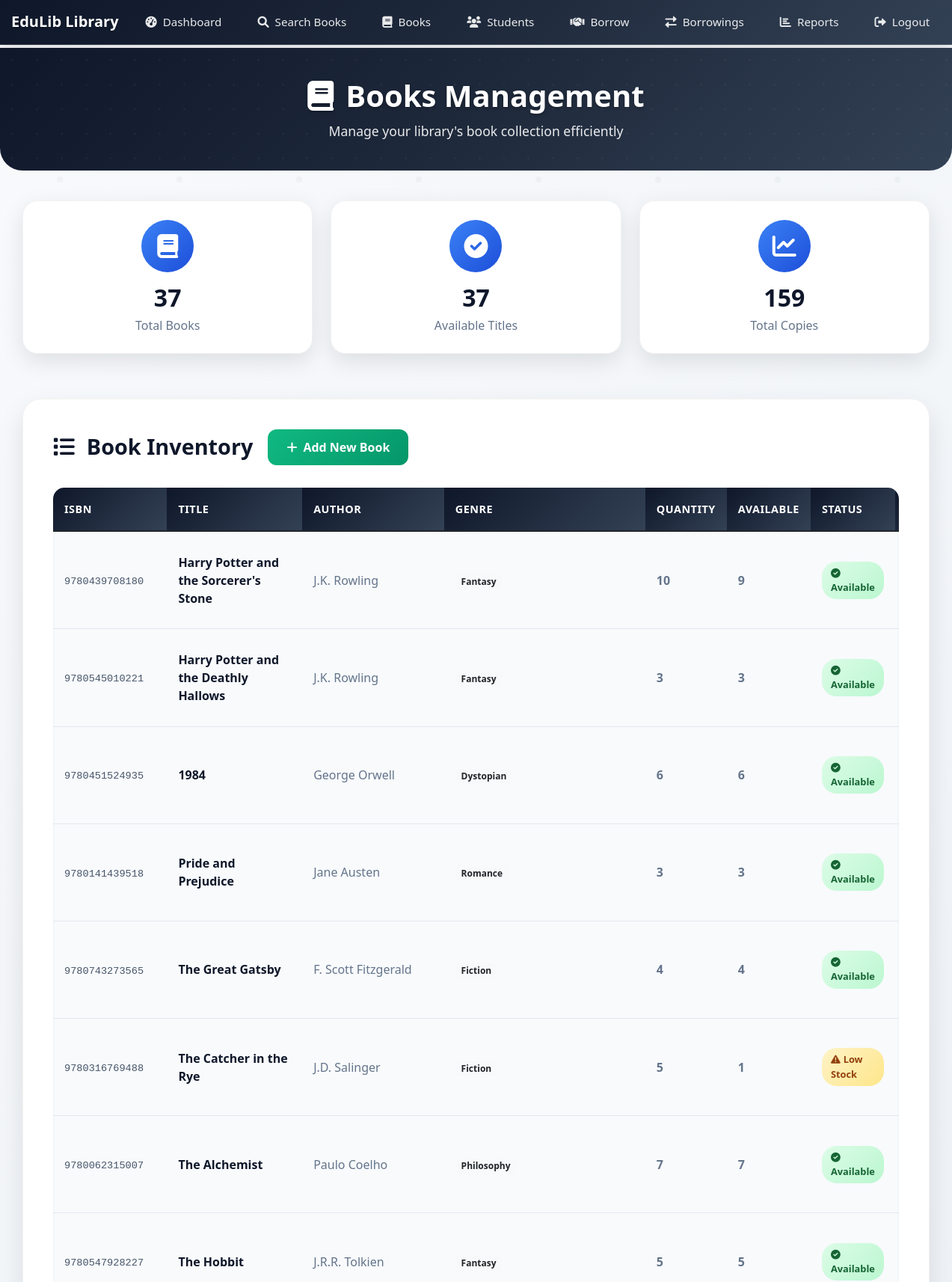
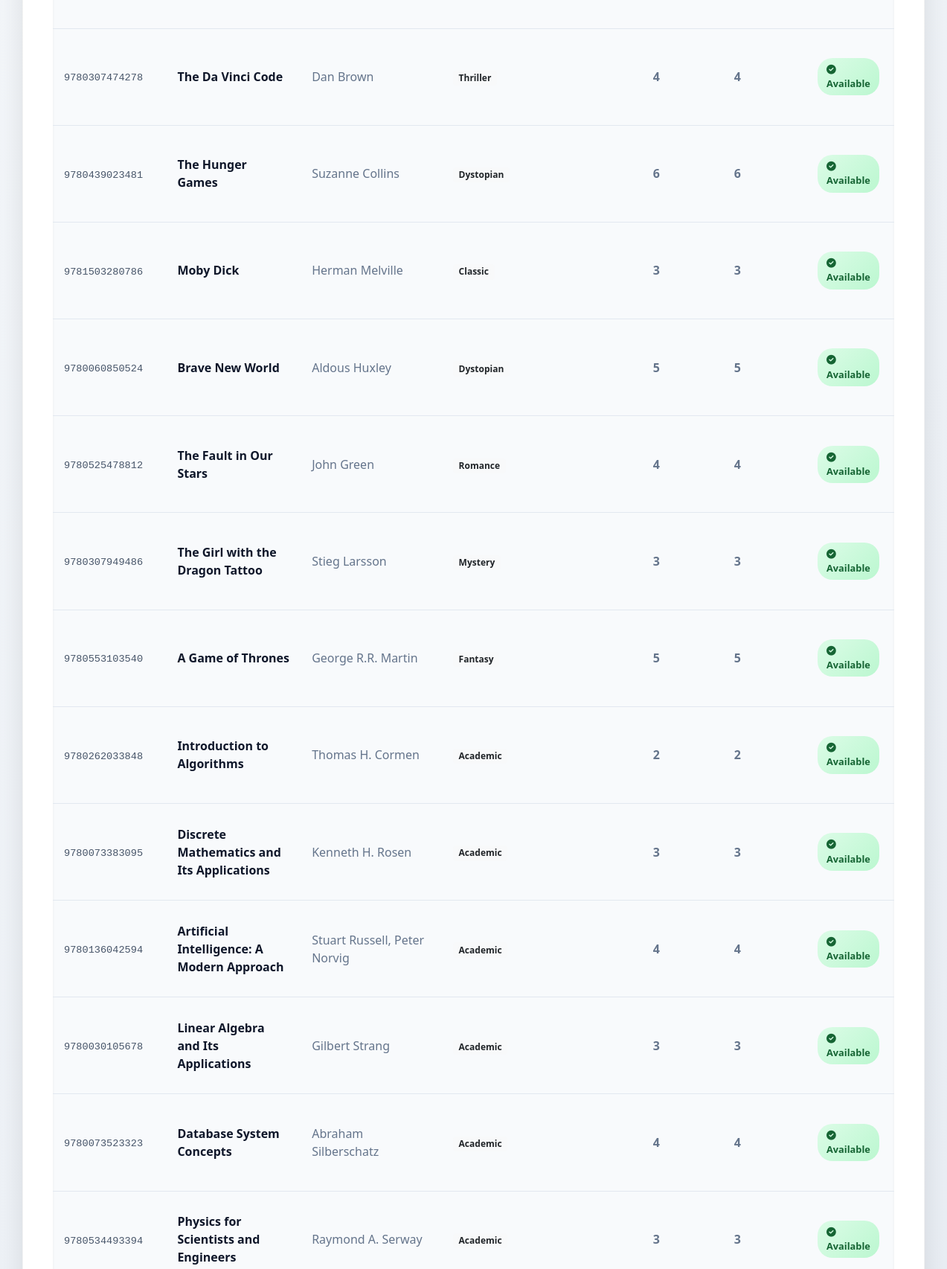
Page /books (signed in, upper part) on the committed database (2 pictures, top to bottom).
### app/models.py (models this page shows)
class Book(db.Model):
    id = db.Column(db.Integer, primary_key=True)
    isbn = db.Column(db.String(13), unique=True, nullable=False)
    title = db.Column(db.String(200), nullable=False)
    author = db.Column(db.String(100), nullable=False)
    genre = db.Column(db.String(50))
    quantity = db.Column(db.Integer, nullable=False, default=1)
    available_quantity = db.Column(db.Integer, nullable=False, default=1)
    borrowings = db.relationship('Borrowing', backref='book', lazy=True)

### app/routes.py (the view)
@bp.route('/books')
@admin_required
def books():
    books = Book.query.all()
    total_books = len(books)
    available_titles = sum(1 for book in books if book.available_quantity > 0)
    total_copies = sum(book.quantity for book in books)
    return render_template('books.html', books=books, total_books=total_books,
                         available_titles=available_titles, total_copies=total_copies)

### app/__init__.py (called while the page is built)
@login_manager.user_loader
def load_user(user_id):
    from .models import Student
    return Student.query.get(int(user_id))

### app/routes.py (called while the page is built)
def admin_required(f):
    @wraps(f)
    def decorated_function(*args, **kwargs):
        if not current_user.is_authenticated or not current_user.is_admin:
            flash('Access denied. This is for administrators only.')
            return redirect(url_for('main.dashboard'))
        return f(*args, **kwargs)
    return decorated_function

### app/templates/books.html (shortened to what this page needs)
{% extends "base.html" %}
{% block content %}
<div class="page-header">
    <div class="container">
        <div class="row">
            <div class="col-12 text-center">
                <h1><i class="fas fa-book me-3"></i>Books Management</h1>
                <p>Manage your library's book collection efficiently</p>
            </div>
        </div>
    </div>
</div>
<div class="container">
    <div class="stats-section">
        <div class="row">
            <div class="col-lg-4 col-md-6">
                <div class="stats-card">
                    <div class="icon-wrapper">
                        <i class="fas fa-book"></i>
                    </div>
                    <h3>{{ total_books }}</h3>
                    <p>Total Books</p>
                </div>
            </div>
            <div class="col-lg-4 col-md-6">
                <div class="stats-card">
                    <div class="icon-wrapper">
                        <i class="fas fa-check-circle"></i>
                    </div>
                    <h3>{{ available_titles }}</h3>
                    <p>Available Titles</p>
                </div>
            </div>
            <div class="col-lg-4 col-md-12">
                <div class="stats-card">
                    <div class="icon-wrapper">
                        <i class="fas fa-chart-line"></i>
                    </div>
                    <h3>{{ total_copies }}</h3>
                    <p>Total Copies</p>
                </div>
            </div>
        </div>
    </div>
    <div class="content-section">
        <div class="section-header">
            <h3><i class="fas fa-list me-3"></i>Book Inventory</h3>
            <a href="{{ url_for('main.add_book') }}" class="btn-add-book">
                <i class="fas fa-plus"></i>
                Add New Book
            </a>
        </div>
        {% if books %}
        <div class="books-table-container">
            <table class="table books-table">
                <thead>
                    <tr>
                        <th>ISBN</th>
                        <th>Title</th>
                        <th>Author</th>
                        <th>Genre</th>
                        <th>Quantity</th>
                        <th>Available</th>
                        <th>Status</th>
                        <th>Actions</th>
                    </tr>
                </thead>
                <tbody>
                    {% for book in books %}
                    <tr>
                        <td>
                            <code style="font-size: 0.85rem; color: #475569;">{{ book.isbn }}</code>
                        </td>
                        <td>
                            <div class="book-title-cell">{{ book.title }}</div>
                        </td>
                        <td>{{ book.author }}</td>
                        <td>
                            <span class="badge bg-light text-dark">{{ book.genre }}</span>
                        </td>
                        <td>
                            <strong>{{ book.quantity }}</strong>
                        </td>
                        <td>
                            <strong>{{ book.available_quantity }}</strong>
                        </td>
                        <td>
                            {% if book.available_quantity == 0 %}
                                <span class="status-badge status-unavailable">
                                    <i class="fas fa-times-circle me-1"></i>Unavailable
                                </span>
                            {% elif book.available_quantity < book.quantity * 0.3 %}
                                <span class="status-badge status-low">
                                    <i class="fas fa-exclamation-triangle me-1"></i>Low Stock
                                </span>
                            {% else %}
                                <span class="status-badge status-available">
                                    <i class="fas fa-check-circle me-1"></i>Available
                                </span>
                            {% endif %}
                        </td>
                        <td>
                        </td>
                    </tr>
                    {% endfor %}
                </tbody>
            </table>
        </div>
        {% endif %}
    </div>
</div>
{% endblock %}

### app/templates/base.html (style rules this page uses)
body { font-family: 'Segoe UI', Tahoma, Geneva, Verdana, sans-serif; background: linear-gradient(135deg, #f8fafc 0%, #e2e8f0 100%); min-height: 100vh; position: relative; }
body::before { content: ''; position: fixed; top: 0; left: 0; width: 100%; height: 100%; pointer-events: none; z-index: -1; }
.container { max-width: 100%; padding-left: 15px; padding-right: 15px; }

### app/templates/books.html (style rules this page uses)
.page-header { background: linear-gradient(135deg, #0f172a 0%, #1e293b 50%, #334155 100%); color: white; padding: 40px 0; margin: -20px -15px 40px -15px; border-radius: 0 0 30px 30px; position: relative; overflow: hidden; }
.page-header::before { content: ''; position: absolute; top: 0; left: 0; right: 0; bottom: 0; pointer-events: none; }
.page-header h1 { font-size: 2.5rem; font-weight: 700; margin-bottom: 10px; text-shadow: 0 2px 4px rgba(0,0,0,0.3); }
.page-header p { font-size: 1.1rem; opacity: 0.9; margin-bottom: 0; }
.stats-section { margin-bottom: 40px; }
.stats-card { background: white; border-radius: 20px; padding: 25px; text-align: center; box-shadow: 0 10px 30px rgba(0,0,0,0.1); border: 1px solid rgba(0,0,0,0.05); transition: all 0.3s ease; margin-bottom: 20px; }
.stats-card .icon-wrapper { width: 70px; height: 70px; border-radius: 50%; display: flex; align-items: center; justify-content: center; margin: 0 auto 15px; font-size: 2rem; }
.stats-card:nth-child(1) .icon-wrapper { background: linear-gradient(135deg, #3b82f6, #1d4ed8); color: white; }
.stats-card h3 { font-size: 2rem; font-weight: 700; color: #0f172a; margin-bottom: 5px; }
.stats-card p { color: #64748b; font-weight: 500; margin-bottom: 0; }
.content-section { background: white; border-radius: 25px; padding: 40px; box-shadow: 0 15px 35px rgba(0,0,0,0.1); border: 1px solid rgba(0,0,0,0.05); margin-bottom: 40px; }
.section-header { display: flex; justify-content: between; align-items: center; margin-bottom: 30px; flex-wrap: wrap; gap: 20px; }
.section-header h3 { color: #0f172a; font-weight: 700; font-size: 1.8rem; margin-bottom: 0; }
.btn-add-book { background: linear-gradient(135deg, #10b981, #059669); border: none; color: white; padding: 12px 25px; border-radius: 12px; font-weight: 600; text-decoration: none; transition: all 0.3s ease; display: inline-flex; align-items: center; gap: 8px; }
.books-table-container { background: #f8fafc; border-radius: 15px; overflow: hidden; box-shadow: inset 0 2px 4px rgba(0,0,0,0.05); }
.books-table { margin-bottom: 0; background: transparent; }
.books-table thead th { background: linear-gradient(135deg, #0f172a, #334155); color: white; border: none; padding: 18px 15px; font-weight: 600; font-size: 0.9rem; text-transform: uppercase; letter-spacing: 0.5px; }
.books-table tbody td { padding: 18px 15px; border-bottom: 1px solid #e2e8f0; color: #64748b; font-weight: 500; vertical-align: middle; }
.book-title-cell { color: #0f172a; font-weight: 600; max-width: 200px; }
.status-badge { padding: 6px 12px; border-radius: 20px; font-size: 0.8rem; font-weight: 600; display: inline-block; }
.status-available { background: linear-gradient(135deg, #dcfce7, #bbf7d0); color: #166534; }
.status-low { background: linear-gradient(135deg, #fef3c7, #fde68a); color: #92400e; }

### rows in the picture
Book: isbn "9780439708180", title "Harry Potter and the Sorcerer's Stone", author "J.K. Rowling", genre "Fantasy", quantity "10", available_quantity "9", shows "Available"
Book: isbn "9780545010221", title "Harry Potter and the Deathly Hallows", author "J.K. Rowling", genre "Fantasy", quantity "3", available_quantity "3", shows "Available"
Book: isbn "9780451524935", title "1984", author "George Orwell", genre "Dystopian", quantity "6", available_quantity "6", shows "Available"
Book: isbn "9780141439518", title "Pride and Prejudice", author "Jane Austen", genre "Romance", quantity "3", available_quantity "3", shows "Available"
Book: isbn "9780743273565", title "The Great Gatsby", author "F. Scott Fitzgerald", genre "Fiction", quantity "4", available_quantity "4", shows "Available"
Book: isbn "9780316769488", title "The Catcher in the Rye", author "J.D. Salinger", genre "Fiction", quantity "5", available_quantity "1", shows "Low Stock"
Book: isbn "9780062315007", title "The Alchemist", author "Paulo Coelho", genre "Philosophy", quantity "7", available_quantity "7", shows "Available"
Book: isbn "9780547928227", title "The Hobbit", author "J.R.R. Tolkien", genre "Fantasy", quantity "5", available_quantity "5", shows "Available"
Book: isbn "9780307474278", title "The Da Vinci Code", author "Dan Brown", genre "Thriller", quantity "4", available_quantity "4", shows "Available"
Book: isbn "9780439023481", title "The Hunger Games", author "Suzanne Collins", genre "Dystopian", quantity "6", available_quantity "6", shows "Available"
Book: isbn "9781503280786", title "Moby Dick", author "Herman Melville", genre "Classic", quantity "3", available_quantity "3", shows "Available"
Book: isbn "9780060850524", title "Brave New World", author "Aldous Huxley", genre "Dystopian", quantity "5", available_quantity "5", shows "Available"
Book: isbn "9780525478812", title "The Fault in Our Stars", author "John Green", genre "Romance", quantity "4", available_quantity "4", shows "Available"
Book: isbn "9780307949486", title "The Girl with the Dragon Tattoo", author "Stieg Larsson", genre "Mystery", quantity "3", available_quantity "3", shows "Available"
Book: isbn "9780553103540", title "A Game of Thrones", author "George R.R. Martin", genre "Fantasy", quantity "5", available_quantity "5", shows "Available"
Book: isbn "9780262033848", title "Introduction to Algorithms", author "Thomas H. Cormen", genre "Academic", quantity "2", available_quantity "2", shows "Available"
Book: isbn "9780073383095", title "Discrete Mathematics and Its Applications", author "Kenneth H. Rosen", genre "Academic", quantity "3", available_quantity "3", shows "Available"
Book: isbn "9780136042594", title "Artificial Intelligence: A Modern Approach", author "Stuart Russell, Peter Norvig", genre "Academic", quantity "4", available_quantity "4", shows "Available"
Book: isbn "9780030105678", title "Linear Algebra and Its Applications", author "Gilbert Strang", genre "Academic", quantity "3", available_quantity "3", shows "Available"
Book: isbn "9780073523323", title "Database System Concepts", author "Abraham Silberschatz", genre "Academic", quantity "4", available_quantity "4", shows "Available"
Book: isbn "9780534493394", title "Physics for Scientists and Engineers", author "Raymond A. Serway", genre "Academic", quantity "3", available_quantity "3", shows "Available"

### other values in the picture
{{ total_books }} "37"
{{ available_titles }} "37"
{{ total_copies }} "159"
